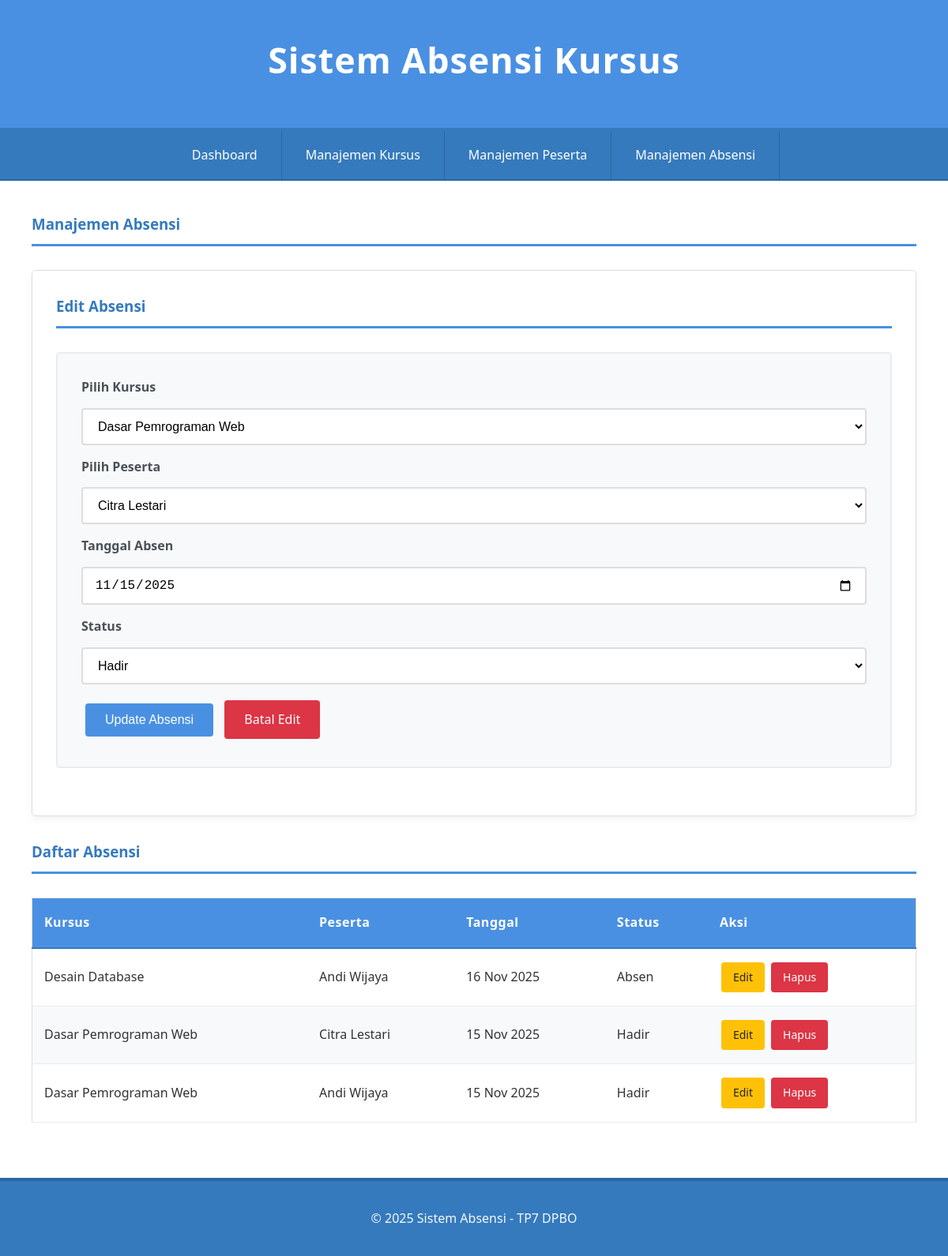
/index.php?page=attendances&form=edit&id=2, run on the app's committed database.
### tables this page shows
CREATE TABLE `attendances` (
  `id` int(11) NOT NULL,
  `id_course` int(11) NOT NULL,
  `id_participant` int(11) NOT NULL,
  `date` date NOT NULL,
  `status` enum('Hadir','Absen','Izin') NOT NULL
);

CREATE TABLE `courses` (
  `id` int(11) NOT NULL,
  `topic` varchar(255) NOT NULL,
  `instructor` varchar(100) NOT NULL,
  `schedule` datetime DEFAULT NULL
);

CREATE TABLE `participants` (
  `id` int(11) NOT NULL,
  `name` varchar(100) NOT NULL,
  `phone` varchar(20) DEFAULT NULL
);

### class/Attendance.php (called while the page is built, shortened)
<?php
class Attendance {
    private $conn;
    private $table_name = "attendances";
    public function __construct($db) {
        $this->conn = $db;
    }
    public function read() {
        $query = "SELECT
                    a.id,
                    c.topic AS course_topic,
                    p.name AS participant_name,
                    a.date,
                    a.status
                  FROM " . $this->table_name . " a
                  LEFT JOIN courses c ON a.id_course = c.id
                  LEFT JOIN participants p ON a.id_participant = p.id
                  ORDER BY a.date DESC, c.topic";
        $stmt = $this->conn->prepare($query);
        $stmt->execute();
        return $stmt;
    }
    public function readOne($id) {
        $query = "SELECT * FROM " . $this->table_name . " WHERE id = ?";
        $stmt = $this->conn->prepare($query);
        $stmt->execute([$id]);
        return $stmt->fetch();
    }
}
?>

### class/Course.php (called while the page is built, shortened)
<?php
class Course {
    private $conn;
    private $table_name = "courses";
    public function __construct($db) {
        $this->conn = $db;
    }
    public function read() {
        $query = "SELECT * FROM " . $this->table_name;
        $stmt = $this->conn->prepare($query);
        $stmt->execute();
        return $stmt;
    }
}
?>

### class/Participant.php (called while the page is built, shortened)
<?php
class Participant {
    private $conn;
    private $table_name = "participants";
    public function __construct($db) {
        $this->conn = $db;
    }
    public function read() {
        $query = "SELECT * FROM " . $this->table_name;
        $stmt = $this->conn->prepare($query);
        $stmt->execute();
        return $stmt;
    }
}
?>

### view/attendances.php (the view, shortened to what this page needs)
<?php
$edit_data = null;
if (isset($_GET['form']) && $_GET['form'] == 'edit') {
    $edit_data = $attendance->readOne($_GET['id']);
}
?>
<h3>Manajemen Absensi</h3>
<div class="card">
    <h3><?php echo $edit_data ? 'Edit' : 'Catat'; ?> Absensi</h3>
    <form action="index.php" method="POST">
        <label for="id_course">Pilih Kursus</label>
        <select name="id_course" id="id_course" required>
            <?php
            $stmt_course = $course->read();
            while($row_course = $stmt_course->fetch()) {
                $selected = ($edit_data && $edit_data['id_course'] == $row_course['id']) ? 'selected' : '';
                echo "<option value='{$row_course['id']}' $selected>{$row_course['topic']}</option>";
            }
            ?>
        </select>
        <label for="id_participant">Pilih Peserta</label>
        <select name="id_participant" id="id_participant" required>
            <?php
            $stmt_part = $participant->read();
            while($row_part = $stmt_part->fetch()) {
                $selected = ($edit_data && $edit_data['id_participant'] == $row_part['id']) ? 'selected' : '';
                echo "<option value='{$row_part['id']}' $selected>{$row_part['name']}</option>";
            }
            ?>
        </select>
        <label for="date">Tanggal Absen</label>
        <input type="date" id="date" name="date" value="<?php echo $edit_data['date'] ?? date('Y-m-d'); ?>" required>
        <label for="status">Status</label>
        <select name="status" id="status" required>
            <option value="Hadir" <?php echo ($edit_data && $edit_data['status'] == 'Hadir') ? 'selected' : ''; ?>>Hadir</option>
        </select>
        <button type="submit"><?php echo $edit_data ? 'Update' : 'Simpan'; ?> Absensi</button>
        <?php if ($edit_data): ?>
            <a href="index.php?page=attendances" class="btn btn-danger">Batal Edit</a>
        <?php endif; ?>
    </form>
</div>
<h3>Daftar Absensi</h3>
<table>
    <thead>
        <tr>
            <th>Kursus</th>
            <th>Peserta</th>
            <th>Tanggal</th>
            <th>Status</th>
            <th>Aksi</th>
        </tr>
    </thead>
    <tbody>
        <?php
        $stmt = $attendance->read();
        while ($row = $stmt->fetch()):
        ?>
        <tr>
            <td><?php echo $row['course_topic']; ?></td>
            <td><?php echo $row['participant_name']; ?></td>
            <td><?php echo date('d M Y', strtotime($row['date'])); ?></td>
            <td><?php echo $row['status']; ?></td>
            <td class="table-actions">
                <a href="index.php?page=attendances&form=edit&id=<?php echo $row['id']; ?>" class="btn btn-warning">Edit</a>
                <a href="index.php?action=delete_attendance&id=<?php echo $row['id']; ?>" onclick="return confirm('Yakin hapus data ini?')" class="btn btn-danger">Hapus</a>
            </td>
        </tr>
        <?php endwhile; ?>
    </tbody>
</table>

### style.css (style rules this page uses)
* { margin: 0; padding: 0; box-sizing: border-box; }
body { font-family: 'Segoe UI', Tahoma, Geneva, Verdana, sans-serif; background-color: #f5f7fa; color: #333; line-height: 1.6; min-height: 100vh; }
h2, h3 { color: #357abd; margin-bottom: 25px; font-weight: 600; border-bottom: 3px solid #4a90e2; padding-bottom: 10px; }
table { width: 100%; border-collapse: collapse; margin: 30px 0; background-color: white; border: 1px solid #ddd; }
th { background-color: #4a90e2; color: white; padding: 18px 15px; text-align: left; font-weight: 600; font-size: 1em; letter-spacing: 0.5px; border-bottom: 2px solid #357abd; }
td { padding: 15px; border-bottom: 1px solid #e9ecef; transition: background-color 0.2s ease; vertical-align: middle; }
tbody tr:nth-child(even) { background-color: #f8f9fa; }
form { background-color: #f8f9fa; padding: 30px; margin: 30px 0; border: 2px solid #e9ecef; border-radius: 5px; }
input, select, textarea { width: 100%; padding: 12px 15px; margin: 8px 0 15px 0; border: 2px solid #ddd; border-radius: 4px; font-size: 16px; transition: border-color 0.3s ease; background-color: white; }
label { font-weight: 600; color: #495057; margin-bottom: 5px; display: block; }
button, .btn { background-color: #4a90e2; color: white; padding: 12px 25px; border: none; border-radius: 4px; cursor: pointer; font-size: 16px; font-weight: 500; transition: all 0.3s ease; text-decoration: none; display: inline-block; margin: 5px; }
.btn-danger { background-color: #dc3545; }
.btn-warning { background-color: #ffc107; color: #212529; }
.card { background: white; padding: 30px; margin: 30px 0; border: 1px solid #ddd; border-radius: 5px; box-shadow: 0 4px 10px rgba(0,0,0,0.05); }
.card h3 { margin-top: 0; }
.table-actions { white-space: nowrap; }
.table-actions .btn { margin: 2px; padding: 8px 15px; font-size: 14px; }

### data on the page
attendances: date "11/15/2025", status "Hadir", id_course.topic "Dasar Pemrograman Web", id_participant.name "Citra Lestari", date "15 Nov 2025"
attendances: id_course.topic "Desain Database", id_participant.name "Andi Wijaya", date "16 Nov 2025", status "Absen"
attendances: id_course.topic "Dasar Pemrograman Web", id_participant.name "Andi Wijaya", date "15 Nov 2025", status "Hadir"

### other printed values
form field id_course "Dasar Pemrograman Web"
form field id_participant "Citra Lestari"
